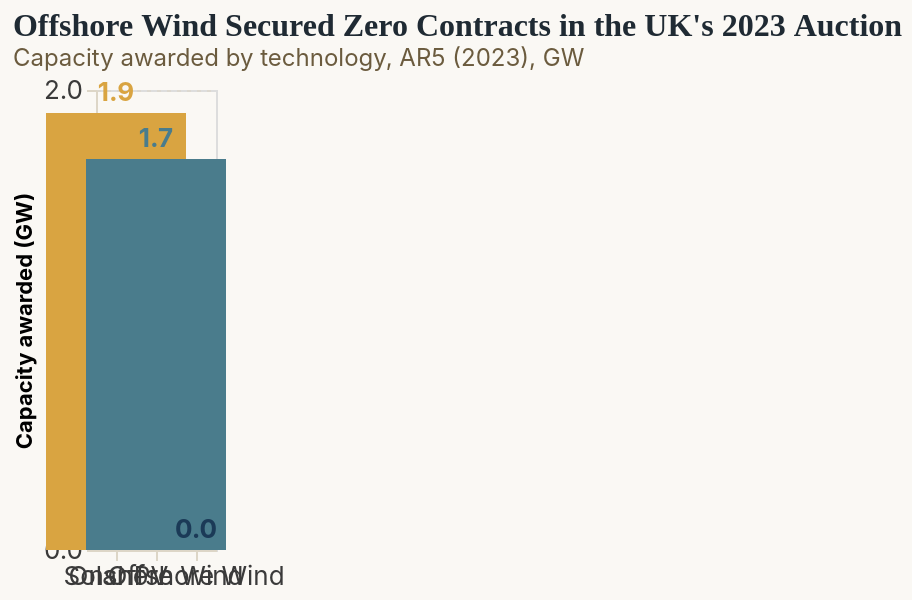

Write a Vega-Lite specification for this figure.
### Vega-Lite specification from a JSON file in a GitHub repository (floating-point values rounded to 4 significant figures)
{"$schema": "https://vega.github.io/schema/vega-lite/v5.json", "title": {"text": "Offshore Wind Secured Zero Contracts in the UK's 2023 Auction", "subtitle": "Capacity awarded by technology, AR5 (2023), GW", "anchor": "start", "font": "Merriweather, serif", "fontSize": 16, "subtitleFontSize": 12, "color": "#1F2A33", "subtitleColor": "#6B5B3E"}, "width": "container", "height": 300, "autosize": {"type": "fit", "contains": "padding"}, "background": "#FAF8F4", "data": {"values": [{"technology": "Solar PV", "gw": 1.9}, {"technology": "Onshore Wind", "gw": 1.7}, {"technology": "Offshore Wind", "gw": 0}]}, "encoding": {"x": {"field": "technology", "type": "nominal", "title": null, "sort": ["Solar PV", "Onshore Wind", "Offshore Wind"], "axis": {"labelAngle": 0}}, "y": {"field": "gw", "type": "quantitative", "title": "Capacity awarded (GW)", "scale": {"domain": [0, 2]}}, "color": {"field": "technology", "type": "nominal", "scale": {"domain": ["Solar PV", "Onshore Wind", "Offshore Wind"], "range": ["#D9A441", "#4A7C8C", "#1B3A57"]}, "legend": null}, "tooltip": [{"field": "technology", "type": "nominal", "title": "Technology"}, {"field": "gw", "type": "quantitative", "title": "Capacity (GW)"}]}, "layer": [{"mark": {"type": "bar", "size": 70}}, {"mark": {"type": "text", "dy": -10, "fontWeight": "bold", "fontSize": 13, "color": "#1F2A33"}, "encoding": {"text": {"field": "gw", "type": "quantitative", "format": ".1f"}}}], "config": {"font": "Inter, sans-serif", "axis": {"labelFont": "Inter, sans-serif", "labelColor": "#3A3A3A", "labelFontSize": 13, "domainColor": "#DDD6C7", "tickColor": "#DDD6C7", "gridDash": [2, 3], "gridColor": "#DDD6C7", "gridOpacity": 0.6}}}
